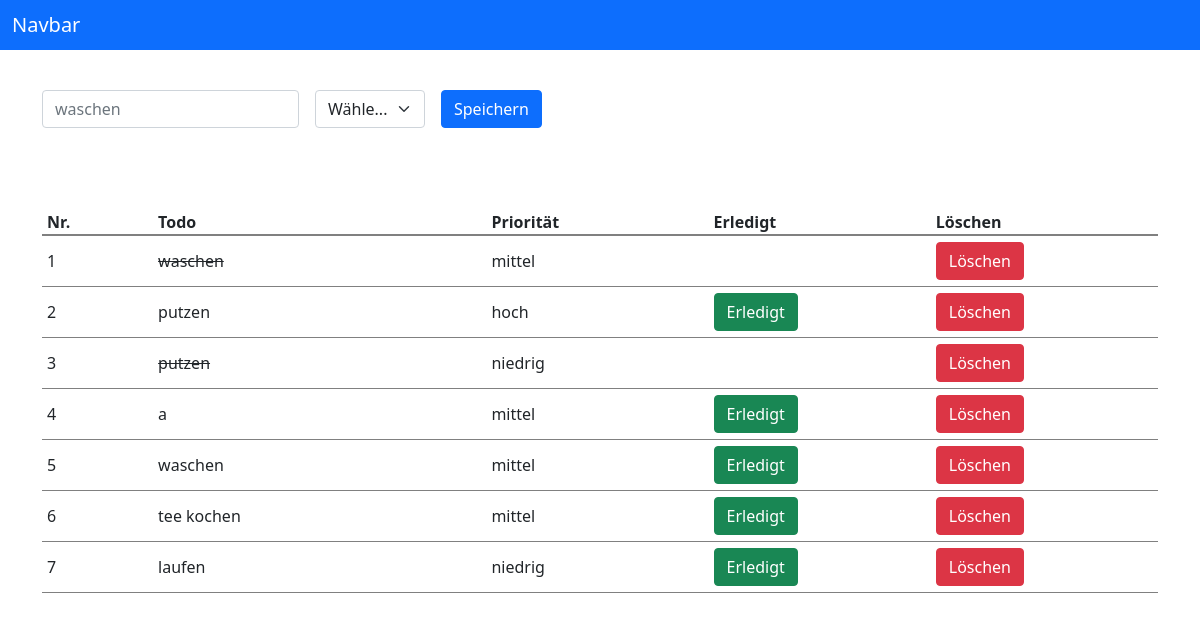
The app's page /basics/todo_list.php with its own data.
### tables this page shows
CREATE TABLE `tasks` (
  `id` int(10) UNSIGNED NOT NULL,
  `name` varchar(255) NOT NULL,
  `done` tinyint(1) NOT NULL DEFAULT 0,
  `priority` varchar(255) NOT NULL,
  `created_at` datetime NOT NULL DEFAULT current_timestamp()
);

### basics/todo_list.php (the view, shortened to what this page needs)
<?php
$host = "localhost";
$user = "root";
$password = "";
$database = "todo_list";
$selectAll = "SELECT * FROM tasks";
$pdo = new PDO('mysql:host=' . $host . ';dbname=' . $database, $user, $password);
    $querys = $pdo->prepare($selectAll);
    $querys->execute();
    $tasks = $querys->fetchAll();
?>
<!DOCTYPE html>
<html lang="en">
<head>
  <link href="https://cdn.jsdelivr.net/npm/bootstrap@5.1.3/dist/css/bootstrap.min.css" rel="stylesheet">
</head>
<body>
  <header>
<nav class="navbar navbar-dark bg-primary">
  <div class="container-fluid">
    <span class="navbar-brand mb-0 h1">Navbar</span>
  </div>
</nav>
  </header>
  <main class="container">
    <section id="input">
      <form class="row g-3" method="post">
        <div class="col-auto">
          <input type="text" class="form-control" id="todo" placeholder="waschen" name="name">
        </div>
        <div class="col-auto">
          <select class="form-select" aria-label="Default select example" name="priority">
            <option selected>Wähle...</option>
          </select>
        </div>
        <div class="col-auto">
          <button type="submit" name="register" class="btn btn-primary mb-3">Speichern</button>
        </div>
      </form>
    </section>
    <section id="output">
      <ul>
        <li>Nr.</li>
        <li>Todo</li>
        <li>Priorität</li>
        <li>Erledigt</li>
        <li>Löschen</li>
      </ul>
    <?php foreach ($tasks as $key => $value): ?>
      <ul>
        <li><?=$key + 1 ?></li>
        <li><?=$value['done'] ? "<s>" . $value['name'] . "</s>" : $value['name']?></li>
        <li><?=$value['priority']?></li>
        <li>
          <?php if (!$value['done']): ?>
          <form method="post">
            <button type="submit" name="done" value="<?=$value['id']?>" class="btn btn-success">Erledigt</button>
          </form>
        <?php endif; ?>
        </li>
        <li>
          <form method="post">
            <button type="submit" name="delete" value="<?=$value['id']?>" class="btn btn-danger">Löschen</button>
          </form>
        </li>
      </ul>
    <?php endforeach; ?>
    </section>
  </main>
</body>
</html>

### basics/todo_list.php (style rules this page uses)
header { margin-bottom: 5vh; }
#input { margin-top: 5vh; }
#output { margin-top: 5vh; }
#output ul { margin: 0; padding: 0 0 0 5px; list-style-type: none; display: grid; grid-template-columns: 1fr 3fr 2fr 2fr 2fr; grid-template-rows: repeat(auto-fill, 50px); border-bottom: 1px solid grey; }
#output ul:first-of-type { border-bottom: 2px solid grey; }
#output ul li { align-self: center; }
#output ul:first-of-type li { font-weight: bold; align-self: end; }

### records on screen
tasks: name "waschen", priority "mittel"
tasks: name "putzen", priority "hoch", $value['id'] 3 (drawn)
tasks: name "putzen", priority "niedrig", $value['id'] 4 (drawn)
tasks: name "a", priority "mittel", $value['id'] 5 (drawn)
tasks: name "waschen", priority "mittel", $value['id'] 6 (drawn)
tasks: name "tee kochen", priority "mittel", $value['id'] 7 (drawn)
tasks: name "laufen", priority "niedrig", $value['id'] 8 (drawn)
